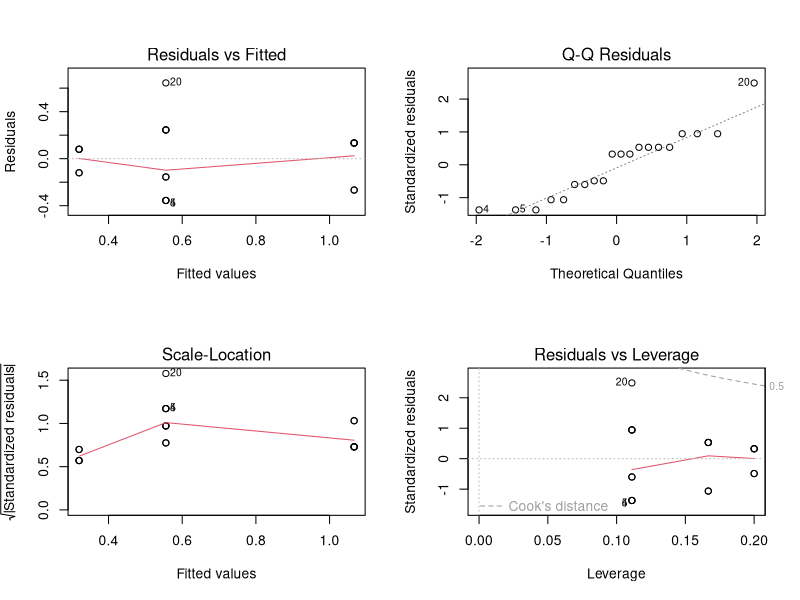

The R script that drew this image:
#==============================
# Examples for video 6.4
#==============================
patient.fatigue <- read.table(header=TRUE, text='
   patients fatigue drugA_dose
                              1         1     low        0.2
                              2         2     low        0.2
                              3         3     med        0.2
                              4         4     med        0.2
                              5         5     med        0.2
                              6         6     low        0.4
                              7         7     low        0.4
                              8         8     low        0.4
                              9         9     med        0.4
                              10       10     med        0.4
                              11       11     med        0.8
                              12       12    high        0.8
                              13       13     med        0.8
                              14       14     med        0.8
                              15       15    high        0.8
                              16       16    high        1.2
                              17       17    high        1.2
                              18       18    high        1.2
                              19       19    high        1.2
                              20       20     med        1.2 ')
attach(patient.fatigue)
aov(drugA_dose ~ fatigue)

summary(aov(drugA_dose ~ fatigue))

modelA <- aov(drugA_dose ~ fatigue)
par(mfrow=c(2,2)) 
plot(modelA) 

modelB <- update(modelA, subset=(patients !=20))
summary(modelB)

# To investigate the effects of the different levels 
# with the summary.lm() function
summary.lm(modelB)
patient.sex <- as.factor(c("F", "F", "F", "M", "M", "F", "M", "M", "M", "F", "F", "M", "M", "F", "F", "F", "M", "M", "F", "M")) 
modelC = aov(drugA_dose ~ fatigue*patient.sex) 
summary(modelC)
# the effects of gender and fatigue are not additive
# there is not a significant relationship between drug_A_dose and patient.sex
# To compare both models
anova(modelA, modelC)

# Minimal adequate model is modelA

# Running a one way Anova (Simplified Version)
aov.out = with(patient.fatigue, aov(drugA_dose ~ fatigue))
summary(aov.out)

# Ad Hoc Analysis
TukeyHSD(aov.out)
TukeyDF <- TukeyHSD(aov.out)$fatigue
write.csv(TukeyDF, file="PatientFatigue_AnovaTukeyStats.csv")


